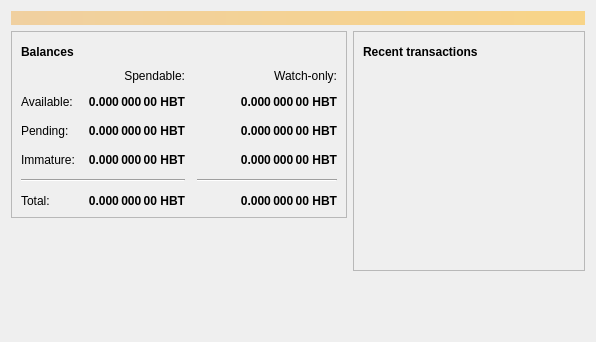
<?xml version="1.0" encoding="UTF-8"?>
<ui version="4.0">
 <class>OverviewPage</class>
 <widget class="QWidget" name="OverviewPage">
  <property name="geometry">
   <rect>
    <x>0</x>
    <y>0</y>
    <width>596</width>
    <height>342</height>
   </rect>
  </property>
  <property name="windowTitle">
   <string>Form</string>
  </property>
  <layout class="QVBoxLayout" name="topLayout">
   <item>
    <widget class="QLabel" name="labelAlerts">
     <property name="visible">
      <bool>false</bool>
     </property>
     <property name="styleSheet">
      <string notr="true">background-color: qlineargradient(x1: 0, y1: 0, x2: 1, y2: 0, stop:0 #F0D0A0, stop:1 #F8D488); color:#000000;</string>
     </property>
     <property name="wordWrap">
      <bool>true</bool>
     </property>
     <property name="margin">
      <number>3</number>
     </property>
    </widget>
   </item>
   <item>
    <layout class="QHBoxLayout" name="horizontalLayout" stretch="1,1">
     <item>
      <layout class="QVBoxLayout" name="verticalLayout_2">
       <item>
        <widget class="QFrame" name="frame">
         <property name="frameShape">
          <enum>QFrame::StyledPanel</enum>
         </property>
         <property name="frameShadow">
          <enum>QFrame::Raised</enum>
         </property>
         <layout class="QVBoxLayout" name="verticalLayout_4">
          <item>
           <layout class="QHBoxLayout" name="horizontalLayout_4">
            <item>
             <widget class="QLabel" name="label_5">
              <property name="font">
               <font>
                <weight>75</weight>
                <bold>true</bold>
               </font>
              </property>
              <property name="text">
               <string>Balances</string>
              </property>
             </widget>
            </item>
            <item>
             <widget class="QPushButton" name="labelWalletStatus">
              <property name="enabled">
               <bool>false</bool>
              </property>
              <property name="maximumSize">
               <size>
                <width>30</width>
                <height>16777215</height>
               </size>
              </property>
              <property name="toolTip">
               <string>The displayed information may be out of date. Your wallet automatically synchronizes with the Habebit network after a connection is established, but this process has not completed yet.</string>
              </property>
              <property name="text">
               <string/>
              </property>
              <property name="icon">
               <iconset resource="../habebit.qrc">
                <normaloff>:/icons/warning</normaloff>
                <disabledoff>:/icons/warning</disabledoff>:/icons/warning</iconset>
              </property>
              <property name="iconSize">
               <size>
                <width>24</width>
                <height>24</height>
               </size>
              </property>
              <property name="flat">
               <bool>true</bool>
              </property>
             </widget>
            </item>
            <item>
             <spacer name="horizontalSpacer_3">
              <property name="orientation">
               <enum>Qt::Horizontal</enum>
              </property>
              <property name="sizeHint" stdset="0">
               <size>
                <width>40</width>
                <height>20</height>
               </size>
              </property>
             </spacer>
            </item>
           </layout>
          </item>
          <item>
           <layout class="QGridLayout" name="gridLayout">
            <property name="spacing">
             <number>12</number>
            </property>
            <item row="2" column="2">
             <widget class="QLabel" name="labelWatchPending">
              <property name="font">
               <font>
                <weight>75</weight>
                <bold>true</bold>
               </font>
              </property>
              <property name="cursor">
               <cursorShape>IBeamCursor</cursorShape>
              </property>
              <property name="toolTip">
               <string>Unconfirmed transactions to watch-only addresses</string>
              </property>
              <property name="text">
               <string notr="true">0.000 000 00 HBT</string>
              </property>
              <property name="alignment">
               <set>Qt::AlignRight|Qt::AlignTrailing|Qt::AlignVCenter</set>
              </property>
              <property name="textInteractionFlags">
               <set>Qt::LinksAccessibleByMouse|Qt::TextSelectableByKeyboard|Qt::TextSelectableByMouse</set>
              </property>
             </widget>
            </item>
            <item row="2" column="1">
             <widget class="QLabel" name="labelUnconfirmed">
              <property name="font">
               <font>
                <weight>75</weight>
                <bold>true</bold>
               </font>
              </property>
              <property name="cursor">
               <cursorShape>IBeamCursor</cursorShape>
              </property>
              <property name="toolTip">
               <string>Total of transactions that have yet to be confirmed, and do not yet count toward the spendable balance</string>
              </property>
              <property name="text">
               <string notr="true">0.000 000 00 HBT</string>
              </property>
              <property name="alignment">
               <set>Qt::AlignRight|Qt::AlignTrailing|Qt::AlignVCenter</set>
              </property>
              <property name="textInteractionFlags">
               <set>Qt::LinksAccessibleByMouse|Qt::TextSelectableByKeyboard|Qt::TextSelectableByMouse</set>
              </property>
             </widget>
            </item>
            <item row="3" column="2">
             <widget class="QLabel" name="labelWatchImmature">
              <property name="font">
               <font>
                <weight>75</weight>
                <bold>true</bold>
               </font>
              </property>
              <property name="cursor">
               <cursorShape>IBeamCursor</cursorShape>
              </property>
              <property name="toolTip">
               <string>Mined balance in watch-only addresses that has not yet matured</string>
              </property>
              <property name="text">
               <string notr="true">0.000 000 00 HBT</string>
              </property>
              <property name="alignment">
               <set>Qt::AlignRight|Qt::AlignTrailing|Qt::AlignVCenter</set>
              </property>
              <property name="textInteractionFlags">
               <set>Qt::LinksAccessibleByMouse|Qt::TextSelectableByKeyboard|Qt::TextSelectableByMouse</set>
              </property>
             </widget>
            </item>
            <item row="4" column="0" colspan="2">
             <widget class="Line" name="line">
              <property name="orientation">
               <enum>Qt::Horizontal</enum>
              </property>
             </widget>
            </item>
            <item row="4" column="2">
             <widget class="Line" name="lineWatchBalance">
              <property name="sizePolicy">
               <sizepolicy hsizetype="Preferred" vsizetype="Fixed">
                <horstretch>0</horstretch>
                <verstretch>0</verstretch>
               </sizepolicy>
              </property>
              <property name="minimumSize">
               <size>
                <width>140</width>
                <height>0</height>
               </size>
              </property>
              <property name="orientation">
               <enum>Qt::Horizontal</enum>
              </property>
             </widget>
            </item>
            <item row="5" column="0">
             <widget class="QLabel" name="labelTotalText">
              <property name="text">
               <string>Total:</string>
              </property>
             </widget>
            </item>
            <item row="3" column="1">
             <widget class="QLabel" name="labelImmature">
              <property name="font">
               <font>
                <weight>75</weight>
                <bold>true</bold>
               </font>
              </property>
              <property name="cursor">
               <cursorShape>IBeamCursor</cursorShape>
              </property>
              <property name="toolTip">
               <string>Mined balance that has not yet matured</string>
              </property>
              <property name="text">
               <string notr="true">0.000 000 00 HBT</string>
              </property>
              <property name="alignment">
               <set>Qt::AlignRight|Qt::AlignTrailing|Qt::AlignVCenter</set>
              </property>
              <property name="textInteractionFlags">
               <set>Qt::LinksAccessibleByMouse|Qt::TextSelectableByKeyboard|Qt::TextSelectableByMouse</set>
              </property>
             </widget>
            </item>
            <item row="2" column="3">
             <spacer name="horizontalSpacer_2">
              <property name="orientation">
               <enum>Qt::Horizontal</enum>
              </property>
              <property name="sizeHint" stdset="0">
               <size>
                <width>40</width>
                <height>20</height>
               </size>
              </property>
             </spacer>
            </item>
            <item row="3" column="0">
             <widget class="QLabel" name="labelImmatureText">
              <property name="text">
               <string>Immature:</string>
              </property>
             </widget>
            </item>
            <item row="5" column="1">
             <widget class="QLabel" name="labelTotal">
              <property name="font">
               <font>
                <weight>75</weight>
                <bold>true</bold>
               </font>
              </property>
              <property name="cursor">
               <cursorShape>IBeamCursor</cursorShape>
              </property>
              <property name="toolTip">
               <string>Your current total balance</string>
              </property>
              <property name="text">
               <string notr="true">0.000 000 00 HBT</string>
              </property>
              <property name="alignment">
               <set>Qt::AlignRight|Qt::AlignTrailing|Qt::AlignVCenter</set>
              </property>
              <property name="textInteractionFlags">
               <set>Qt::LinksAccessibleByMouse|Qt::TextSelectableByKeyboard|Qt::TextSelectableByMouse</set>
              </property>
             </widget>
            </item>
            <item row="5" column="2">
             <widget class="QLabel" name="labelWatchTotal">
              <property name="font">
               <font>
                <weight>75</weight>
                <bold>true</bold>
               </font>
              </property>
              <property name="cursor">
               <cursorShape>IBeamCursor</cursorShape>
              </property>
              <property name="toolTip">
               <string>Current total balance in watch-only addresses</string>
              </property>
              <property name="text">
               <string notr="true">0.000 000 00 HBT</string>
              </property>
              <property name="alignment">
               <set>Qt::AlignRight|Qt::AlignTrailing|Qt::AlignVCenter</set>
              </property>
              <property name="textInteractionFlags">
               <set>Qt::LinksAccessibleByMouse|Qt::TextSelectableByKeyboard|Qt::TextSelectableByMouse</set>
              </property>
             </widget>
            </item>
            <item row="0" column="2">
             <widget class="QLabel" name="labelWatchonly">
              <property name="text">
               <string>Watch-only:</string>
              </property>
              <property name="alignment">
               <set>Qt::AlignRight|Qt::AlignTrailing|Qt::AlignVCenter</set>
              </property>
             </widget>
            </item>
            <item row="1" column="0">
             <widget class="QLabel" name="labelBalanceText">
              <property name="text">
               <string>Available:</string>
              </property>
             </widget>
            </item>
            <item row="1" column="1">
             <widget class="QLabel" name="labelBalance">
              <property name="font">
               <font>
                <weight>75</weight>
                <bold>true</bold>
               </font>
              </property>
              <property name="cursor">
               <cursorShape>IBeamCursor</cursorShape>
              </property>
              <property name="toolTip">
               <string>Your current spendable balance</string>
              </property>
              <property name="text">
               <string notr="true">0.000 000 00 HBT</string>
              </property>
              <property name="alignment">
               <set>Qt::AlignRight|Qt::AlignTrailing|Qt::AlignVCenter</set>
              </property>
              <property name="textInteractionFlags">
               <set>Qt::LinksAccessibleByMouse|Qt::TextSelectableByKeyboard|Qt::TextSelectableByMouse</set>
              </property>
             </widget>
            </item>
            <item row="1" column="2">
             <widget class="QLabel" name="labelWatchAvailable">
              <property name="font">
               <font>
                <weight>75</weight>
                <bold>true</bold>
               </font>
              </property>
              <property name="cursor">
               <cursorShape>IBeamCursor</cursorShape>
              </property>
              <property name="toolTip">
               <string>Your current balance in watch-only addresses</string>
              </property>
              <property name="text">
               <string notr="true">0.000 000 00 HBT</string>
              </property>
              <property name="alignment">
               <set>Qt::AlignRight|Qt::AlignTrailing|Qt::AlignVCenter</set>
              </property>
              <property name="textInteractionFlags">
               <set>Qt::LinksAccessibleByMouse|Qt::TextSelectableByKeyboard|Qt::TextSelectableByMouse</set>
              </property>
             </widget>
            </item>
            <item row="2" column="0">
             <widget class="QLabel" name="labelPendingText">
              <property name="text">
               <string>Pending:</string>
              </property>
             </widget>
            </item>
            <item row="0" column="1">
             <widget class="QLabel" name="labelSpendable">
              <property name="text">
               <string>Spendable:</string>
              </property>
              <property name="alignment">
               <set>Qt::AlignRight|Qt::AlignTrailing|Qt::AlignVCenter</set>
              </property>
             </widget>
            </item>
           </layout>
          </item>
         </layout>
        </widget>
       </item>
       <item>
        <spacer name="verticalSpacer">
         <property name="orientation">
          <enum>Qt::Vertical</enum>
         </property>
         <property name="sizeHint" stdset="0">
          <size>
           <width>20</width>
           <height>40</height>
          </size>
         </property>
        </spacer>
       </item>
      </layout>
     </item>
     <item>
      <layout class="QVBoxLayout" name="verticalLayout_3">
       <item>
        <widget class="QFrame" name="frame_2">
         <property name="frameShape">
          <enum>QFrame::StyledPanel</enum>
         </property>
         <property name="frameShadow">
          <enum>QFrame::Raised</enum>
         </property>
         <layout class="QVBoxLayout" name="verticalLayout">
          <item>
           <layout class="QHBoxLayout" name="horizontalLayout_2">
            <item>
             <widget class="QLabel" name="label_4">
              <property name="font">
               <font>
                <weight>75</weight>
                <bold>true</bold>
               </font>
              </property>
              <property name="text">
               <string>Recent transactions</string>
              </property>
             </widget>
            </item>
            <item>
             <widget class="QPushButton" name="labelTransactionsStatus">
              <property name="enabled">
               <bool>false</bool>
              </property>
              <property name="maximumSize">
               <size>
                <width>30</width>
                <height>16777215</height>
               </size>
              </property>
              <property name="toolTip">
               <string>The displayed information may be out of date. Your wallet automatically synchronizes with the Habebit network after a connection is established, but this process has not completed yet.</string>
              </property>
              <property name="text">
               <string/>
              </property>
              <property name="icon">
               <iconset resource="../habebit.qrc">
                <normaloff>:/icons/warning</normaloff>
                <disabledoff>:/icons/warning</disabledoff>:/icons/warning</iconset>
              </property>
              <property name="iconSize">
               <size>
                <width>24</width>
                <height>24</height>
               </size>
              </property>
              <property name="flat">
               <bool>true</bool>
              </property>
             </widget>
            </item>
            <item>
             <spacer name="horizontalSpacer">
              <property name="orientation">
               <enum>Qt::Horizontal</enum>
              </property>
              <property name="sizeHint" stdset="0">
               <size>
                <width>40</width>
                <height>20</height>
               </size>
              </property>
             </spacer>
            </item>
           </layout>
          </item>
          <item>
           <widget class="QListView" name="listTransactions">
            <property name="styleSheet">
             <string notr="true">QListView { background: transparent; }</string>
            </property>
            <property name="frameShape">
             <enum>QFrame::NoFrame</enum>
            </property>
            <property name="verticalScrollBarPolicy">
             <enum>Qt::ScrollBarAlwaysOff</enum>
            </property>
            <property name="horizontalScrollBarPolicy">
             <enum>Qt::ScrollBarAlwaysOff</enum>
            </property>
            <property name="selectionMode">
             <enum>QAbstractItemView::NoSelection</enum>
            </property>
           </widget>
          </item>
         </layout>
        </widget>
       </item>
       <item>
        <spacer name="verticalSpacer_2">
         <property name="orientation">
          <enum>Qt::Vertical</enum>
         </property>
         <property name="sizeHint" stdset="0">
          <size>
           <width>20</width>
           <height>40</height>
          </size>
         </property>
        </spacer>
       </item>
      </layout>
     </item>
    </layout>
   </item>
  </layout>
 </widget>
 <resources/>
 <connections/>
</ui>
